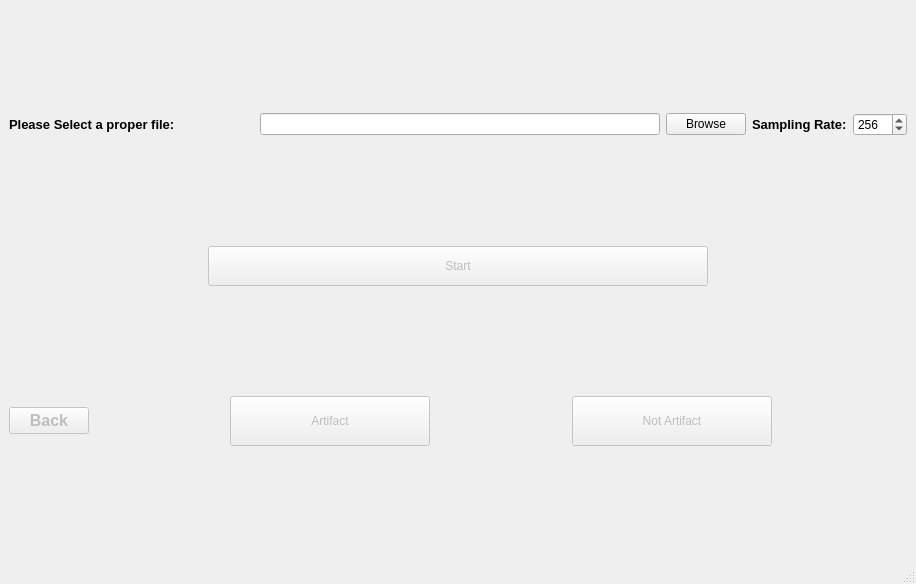
<?xml version="1.0" encoding="UTF-8"?>
<ui version="4.0">
 <class>MainWindow</class>
 <widget class="QMainWindow" name="MainWindow">
  <property name="geometry">
   <rect>
    <x>0</x>
    <y>0</y>
    <width>882</width>
    <height>584</height>
   </rect>
  </property>
  <property name="windowTitle">
   <string>MainWindow</string>
  </property>
  <widget class="QWidget" name="centralwidget">
   <layout class="QVBoxLayout" name="verticalLayout_2">
    <item>
     <layout class="QHBoxLayout" name="horizontalLayout">
      <item>
       <spacer name="horizontalSpacer_4">
        <property name="orientation">
         <enum>Qt::Horizontal</enum>
        </property>
        <property name="sizeHint" stdset="0">
         <size>
          <width>40</width>
          <height>20</height>
         </size>
        </property>
       </spacer>
      </item>
      <item>
       <widget class="QLabel" name="label">
        <property name="font">
         <font>
          <pointsize>10</pointsize>
          <weight>75</weight>
          <bold>true</bold>
         </font>
        </property>
        <property name="text">
         <string>Please Select a proper file:                      </string>
        </property>
       </widget>
      </item>
      <item>
       <widget class="QLineEdit" name="txt_path">
        <property name="minimumSize">
         <size>
          <width>400</width>
          <height>0</height>
         </size>
        </property>
       </widget>
      </item>
      <item>
       <widget class="QPushButton" name="btn_browse">
        <property name="text">
         <string>Browse</string>
        </property>
       </widget>
      </item>
      <item>
       <spacer name="horizontalSpacer_8">
        <property name="orientation">
         <enum>Qt::Horizontal</enum>
        </property>
        <property name="sizeHint" stdset="0">
         <size>
          <width>40</width>
          <height>20</height>
         </size>
        </property>
       </spacer>
      </item>
      <item>
       <widget class="QLabel" name="label_2">
        <property name="font">
         <font>
          <pointsize>10</pointsize>
          <weight>75</weight>
          <bold>true</bold>
         </font>
        </property>
        <property name="text">
         <string>Sampling Rate:</string>
        </property>
       </widget>
      </item>
      <item>
       <widget class="QSpinBox" name="spinBox_fs">
        <property name="minimum">
         <number>64</number>
        </property>
        <property name="maximum">
         <number>1024</number>
        </property>
        <property name="value">
         <number>256</number>
        </property>
       </widget>
      </item>
      <item>
       <spacer name="horizontalSpacer_5">
        <property name="orientation">
         <enum>Qt::Horizontal</enum>
        </property>
        <property name="sizeHint" stdset="0">
         <size>
          <width>40</width>
          <height>20</height>
         </size>
        </property>
       </spacer>
      </item>
     </layout>
    </item>
    <item>
     <layout class="QHBoxLayout" name="horizontalLayout_3">
      <item>
       <spacer name="horizontalSpacer_6">
        <property name="orientation">
         <enum>Qt::Horizontal</enum>
        </property>
        <property name="sizeHint" stdset="0">
         <size>
          <width>40</width>
          <height>20</height>
         </size>
        </property>
       </spacer>
      </item>
      <item>
       <widget class="QPushButton" name="btn_start">
        <property name="enabled">
         <bool>false</bool>
        </property>
        <property name="minimumSize">
         <size>
          <width>500</width>
          <height>40</height>
         </size>
        </property>
        <property name="text">
         <string>Start</string>
        </property>
       </widget>
      </item>
      <item>
       <spacer name="horizontalSpacer_7">
        <property name="orientation">
         <enum>Qt::Horizontal</enum>
        </property>
        <property name="sizeHint" stdset="0">
         <size>
          <width>40</width>
          <height>20</height>
         </size>
        </property>
       </spacer>
      </item>
     </layout>
    </item>
    <item>
     <layout class="QVBoxLayout" name="lyt_plot"/>
    </item>
    <item>
     <layout class="QHBoxLayout" name="horizontalLayout_2">
      <item>
       <widget class="QPushButton" name="btn_back">
        <property name="enabled">
         <bool>false</bool>
        </property>
        <property name="font">
         <font>
          <pointsize>12</pointsize>
          <weight>75</weight>
          <bold>true</bold>
         </font>
        </property>
        <property name="text">
         <string>Back</string>
        </property>
       </widget>
      </item>
      <item>
       <spacer name="horizontalSpacer_3">
        <property name="orientation">
         <enum>Qt::Horizontal</enum>
        </property>
        <property name="sizeHint" stdset="0">
         <size>
          <width>40</width>
          <height>20</height>
         </size>
        </property>
       </spacer>
      </item>
      <item>
       <widget class="QPushButton" name="btn_oa">
        <property name="enabled">
         <bool>false</bool>
        </property>
        <property name="minimumSize">
         <size>
          <width>200</width>
          <height>50</height>
         </size>
        </property>
        <property name="text">
         <string>Artifact</string>
        </property>
       </widget>
      </item>
      <item>
       <spacer name="horizontalSpacer">
        <property name="orientation">
         <enum>Qt::Horizontal</enum>
        </property>
        <property name="sizeHint" stdset="0">
         <size>
          <width>40</width>
          <height>20</height>
         </size>
        </property>
       </spacer>
      </item>
      <item>
       <widget class="QPushButton" name="btn_noa">
        <property name="enabled">
         <bool>false</bool>
        </property>
        <property name="minimumSize">
         <size>
          <width>200</width>
          <height>50</height>
         </size>
        </property>
        <property name="text">
         <string>Not Artifact</string>
        </property>
       </widget>
      </item>
      <item>
       <spacer name="horizontalSpacer_2">
        <property name="orientation">
         <enum>Qt::Horizontal</enum>
        </property>
        <property name="sizeHint" stdset="0">
         <size>
          <width>40</width>
          <height>20</height>
         </size>
        </property>
       </spacer>
      </item>
     </layout>
    </item>
   </layout>
  </widget>
  <widget class="QMenuBar" name="menubar">
   <property name="geometry">
    <rect>
     <x>0</x>
     <y>0</y>
     <width>882</width>
     <height>26</height>
    </rect>
   </property>
  </widget>
  <widget class="QStatusBar" name="statusbar"/>
 </widget>
 <resources/>
 <connections/>
</ui>
